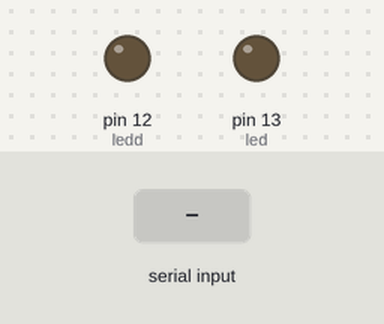
The sketch below on a simulated Arduino Uno, built with avr-gcc and run on an emulated ATmega328P. Parts: output pins drawn as LEDs (lit = HIGH). The inputs (shaded band) are chosen by the test bench.

Above: at 1.2 s.
1.3 s: "on" received over Serial
At 2.5 s:
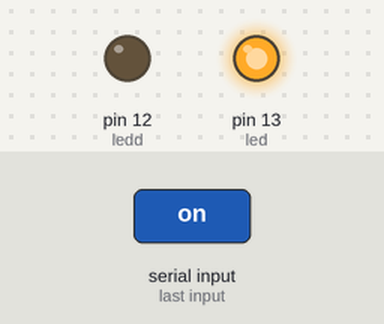
2.8 s: "on2" received over Serial
At 3.8 s:
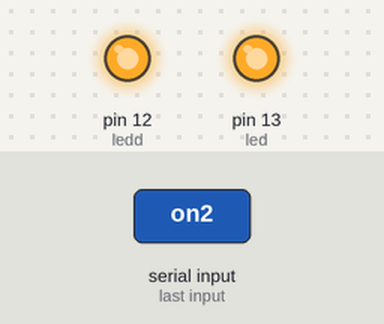
4.3 s: "off 1" received over Serial
At 5.3 s:
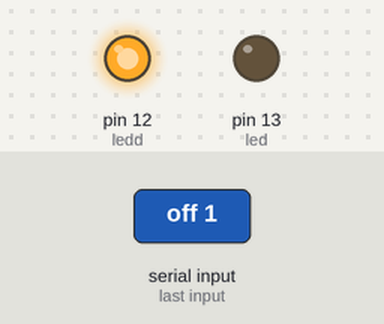
5.8 s: "off all" received over Serial
At 6.8 s:
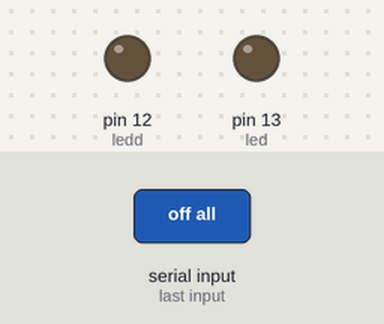
Timing chart, 0 to 8.3 s (numbered marks = the images above; inputs shaded):
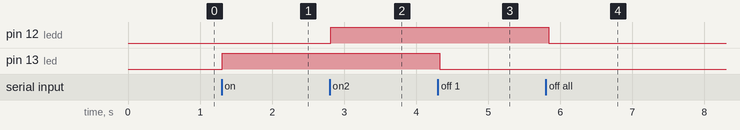

Measured:
- after the input at 1.3 s, pin 13 (led): LOW → HIGH at once
- after the input at 2.8 s, pin 12 (ledd): LOW → HIGH at once
- after the input at 4.3 s, pin 13 (led): HIGH → LOW at once
- after the input at 5.8 s, pin 12 (ledd): HIGH → LOW at once

The sketch:

sketch_jul05b.ino
```cpp
/*
 Simple LED sketch
 */

int led = 13; // Pin 13
int ledd = 12; // Pin 12

void setup()
{
    pinMode(led, OUTPUT); // Set pin 13 as digital out
    pinMode(ledd, OUTPUT); // Set pin 13 as digital out

    // Start up serial connection
    Serial.begin(9600); // baud rate
    Serial.flush();
}

void loop()
{
    String input = "";

    // Read any serial input
    while (Serial.available() > 0)
    {
        input += (char) Serial.read(); // Read in one char at a time
        delay(5); // Delay for 5 ms so the next char has time to be received
    }

    if (input == "on")
    {
        digitalWrite(led, HIGH); // on
    }

     else if (input == "on2")
    {
        digitalWrite(ledd, HIGH); // on
    }
    else if (input == "off all")
    {
        digitalWrite(led, LOW); // off
         digitalWrite(ledd, LOW); // off
    }
        else if (input == "off 1")
    {
        digitalWrite(led, LOW); // off

    }
        else if (input == "off 2")
    {

         digitalWrite(ledd, LOW); // off
    }
}
```
